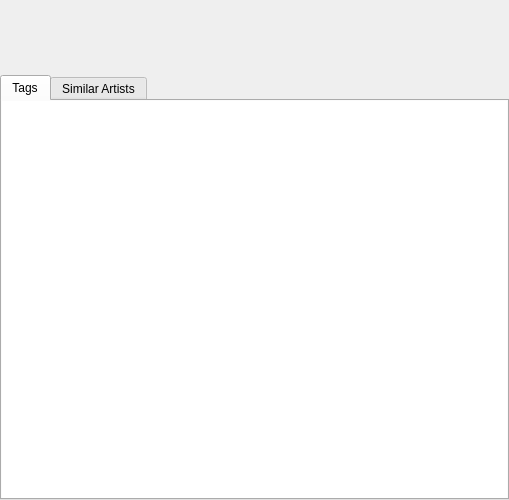
<ui version="4.0" >
 <class>NowPlayingTuner</class>
 <widget class="QWidget" name="NowPlayingTuner" >
  <property name="geometry" >
   <rect>
    <x>0</x>
    <y>0</y>
    <width>509</width>
    <height>500</height>
   </rect>
  </property>
  <property name="sizePolicy" >
   <sizepolicy vsizetype="Expanding" hsizetype="Preferred" >
    <horstretch>0</horstretch>
    <verstretch>0</verstretch>
   </sizepolicy>
  </property>
  <property name="windowTitle" >
   <string>Form</string>
  </property>
  <layout class="QVBoxLayout" name="verticalLayout_2" >
   <property name="margin" >
    <number>0</number>
   </property>
   <item>
    <layout class="QHBoxLayout" name="horizontalLayout" >
     <item>
      <widget class="QLabel" name="albumArt" >
       <property name="sizePolicy" >
        <sizepolicy vsizetype="Minimum" hsizetype="Minimum" >
         <horstretch>0</horstretch>
         <verstretch>0</verstretch>
        </sizepolicy>
       </property>
       <property name="minimumSize" >
        <size>
         <width>50</width>
         <height>50</height>
        </size>
       </property>
       <property name="maximumSize" >
        <size>
         <width>50</width>
         <height>50</height>
        </size>
       </property>
       <property name="text" >
        <string/>
       </property>
       <property name="alignment" >
        <set>Qt::AlignCenter</set>
       </property>
       <property name="indent" >
        <number>0</number>
       </property>
      </widget>
     </item>
     <item>
      <layout class="QVBoxLayout" name="verticalLayout" >
       <property name="spacing" >
        <number>0</number>
       </property>
       <property name="sizeConstraint" >
        <enum>QLayout::SetMaximumSize</enum>
       </property>
       <property name="topMargin" >
        <number>12</number>
       </property>
       <property name="rightMargin" >
        <number>0</number>
       </property>
       <property name="bottomMargin" >
        <number>12</number>
       </property>
       <item>
        <widget class="QLabel" name="artist" >
         <property name="sizePolicy" >
          <sizepolicy vsizetype="Maximum" hsizetype="Minimum" >
           <horstretch>0</horstretch>
           <verstretch>0</verstretch>
          </sizepolicy>
         </property>
         <property name="font" >
          <font>
           <pointsize>10</pointsize>
          </font>
         </property>
         <property name="text" >
          <string/>
         </property>
        </widget>
       </item>
       <item>
        <widget class="QLabel" name="track" >
         <property name="sizePolicy" >
          <sizepolicy vsizetype="Maximum" hsizetype="Minimum" >
           <horstretch>0</horstretch>
           <verstretch>0</verstretch>
          </sizepolicy>
         </property>
         <property name="font" >
          <font>
           <pointsize>10</pointsize>
          </font>
         </property>
         <property name="text" >
          <string/>
         </property>
        </widget>
       </item>
       <item>
        <widget class="QLabel" name="album" >
         <property name="sizePolicy" >
          <sizepolicy vsizetype="Maximum" hsizetype="Minimum" >
           <horstretch>0</horstretch>
           <verstretch>0</verstretch>
          </sizepolicy>
         </property>
         <property name="font" >
          <font>
           <pointsize>10</pointsize>
          </font>
         </property>
         <property name="text" >
          <string/>
         </property>
        </widget>
       </item>
      </layout>
     </item>
    </layout>
   </item>
   <item>
    <widget class="QTabWidget" name="tabWidget" >
     <property name="sizePolicy" >
      <sizepolicy vsizetype="MinimumExpanding" hsizetype="Expanding" >
       <horstretch>0</horstretch>
       <verstretch>0</verstretch>
      </sizepolicy>
     </property>
     <property name="tabPosition" >
      <enum>QTabWidget::North</enum>
     </property>
     <property name="tabShape" >
      <enum>QTabWidget::Rounded</enum>
     </property>
     <property name="currentIndex" >
      <number>0</number>
     </property>
     <property name="usesScrollButtons" >
      <bool>false</bool>
     </property>
     <widget class="QListWidget" name="tagsTab" >
      <property name="font" >
       <font>
        <pointsize>15</pointsize>
        <weight>75</weight>
        <bold>true</bold>
       </font>
      </property>
      <property name="frameShape" >
       <enum>QFrame::NoFrame</enum>
      </property>
      <property name="frameShadow" >
       <enum>QFrame::Plain</enum>
      </property>
      <property name="lineWidth" >
       <number>0</number>
      </property>
      <property name="midLineWidth" >
       <number>0</number>
      </property>
      <property name="editTriggers" >
       <set>QAbstractItemView::NoEditTriggers</set>
      </property>
      <property name="alternatingRowColors" >
       <bool>true</bool>
      </property>
      <property name="iconSize" >
       <size>
        <width>17</width>
        <height>15</height>
       </size>
      </property>
      <property name="movement" >
       <enum>QListView::Static</enum>
      </property>
      <property name="layoutMode" >
       <enum>QListView::SinglePass</enum>
      </property>
      <property name="spacing" >
       <number>0</number>
      </property>
      <property name="selectionRectVisible" >
       <bool>true</bool>
      </property>
      <property name="sortingEnabled" >
       <bool>false</bool>
      </property>
      <attribute name="title" >
       <string>Tags</string>
      </attribute>
     </widget>
     <widget class="QListWidget" name="similarArtistsTab" >
      <property name="font" >
       <font>
        <pointsize>15</pointsize>
        <weight>75</weight>
        <bold>true</bold>
       </font>
      </property>
      <property name="frameShape" >
       <enum>QFrame::NoFrame</enum>
      </property>
      <property name="frameShadow" >
       <enum>QFrame::Plain</enum>
      </property>
      <property name="lineWidth" >
       <number>0</number>
      </property>
      <property name="spacing" >
       <number>10</number>
      </property>
      <property name="selectionRectVisible" >
       <bool>true</bool>
      </property>
      <attribute name="title" >
       <string>Similar Artists</string>
      </attribute>
     </widget>
    </widget>
   </item>
  </layout>
 </widget>
 <resources/>
 <connections/>
</ui>
